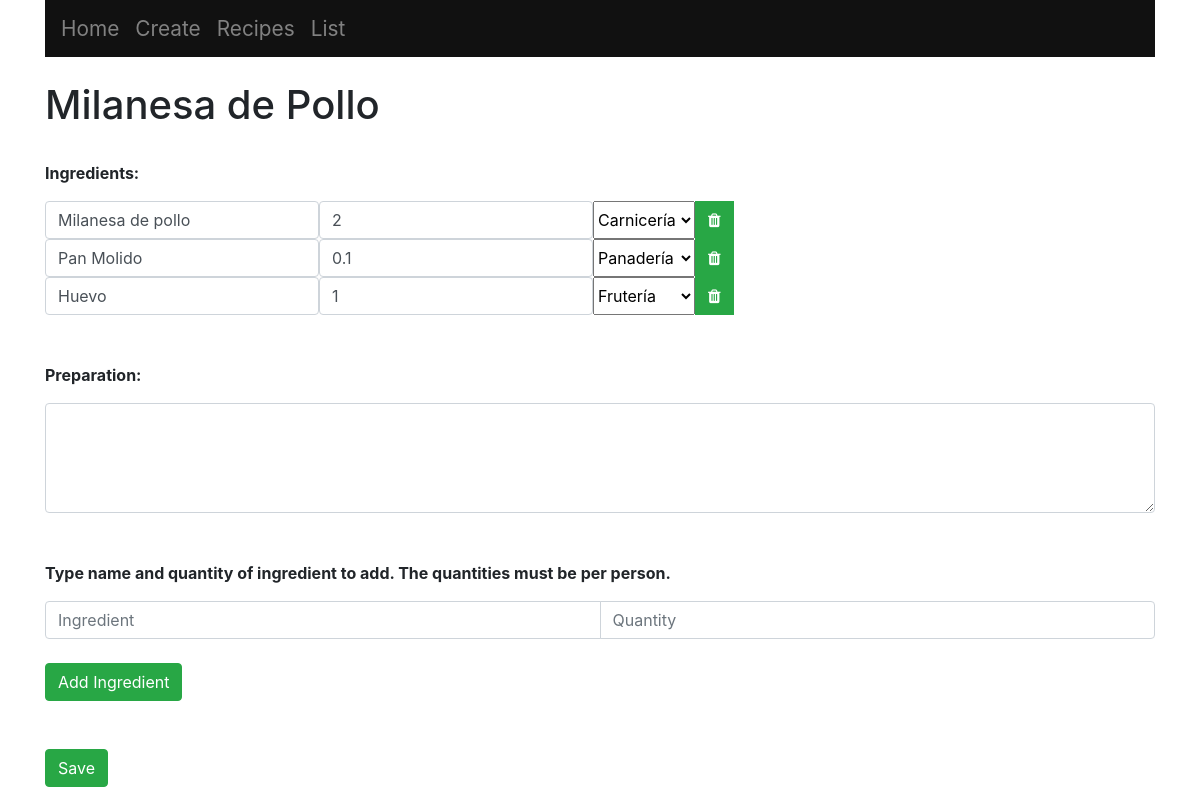
Before: /3 with the older database file.
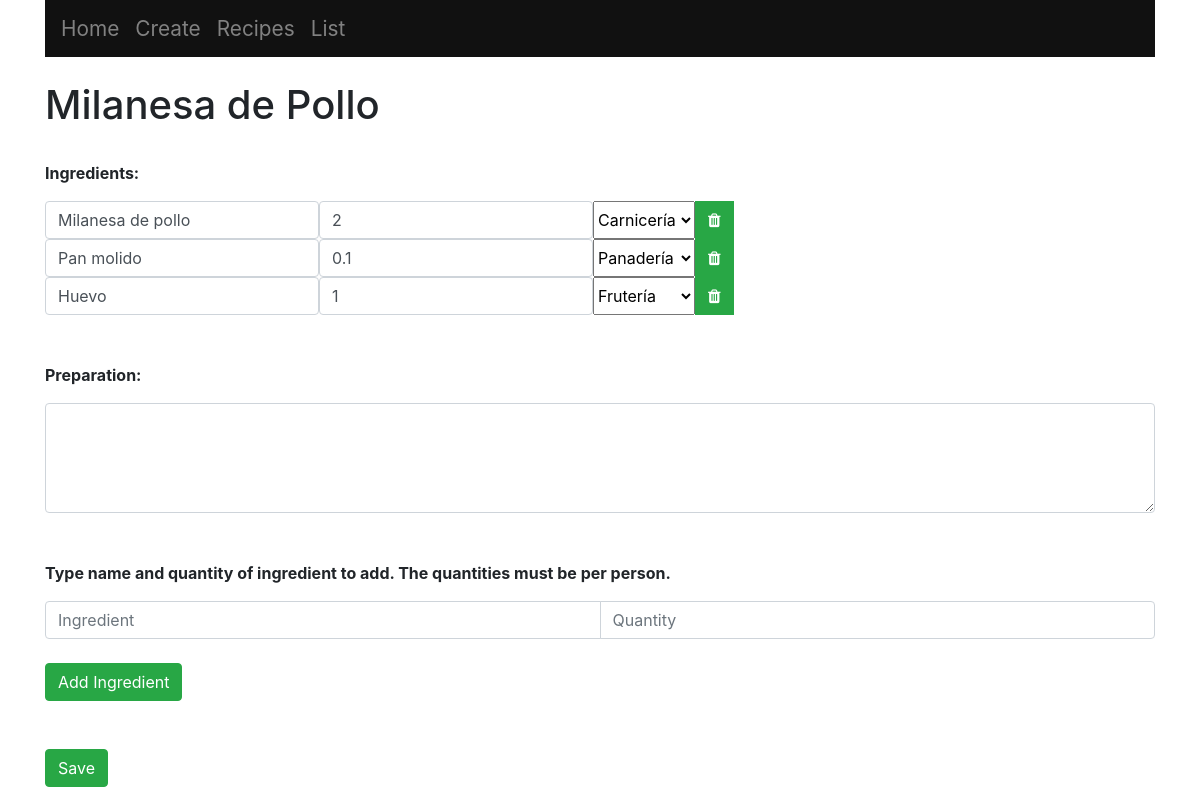
After: the same page with the newer database file.
### main/models.py (models this page shows, shortened)
class Ingredient(models.Model):
	recipe = models.ForeignKey(Recipe, on_delete = models.CASCADE)
	text = models.CharField(max_length = 300)
	quantity = models.FloatField()
	section = models.CharField(max_length = 300)

### main/views.py (the view, shortened to what this page needs)
# urls.py: path("<int:id>", views.index, name = "index"),
def index(response, id):
	ls = Recipe.objects.get(id = id)
	return render(response, "main/list.html", {"ls":ls})

### main/templates/main/list.html (shortened to what this page needs)
{% extends "main/base.html" %}
{% block content %}
	<h1>{{ls.name}}</h1>
	<br>
	<p><b>Ingredients:</b></p>
	<form method="post", action="#">
		{% for ingredient in ls.ingredient_set.all %}
		<div class="input-group">
			<div class="input-group-prepend">
				<input type="text", name="t{{ingredient.id}}",  value="{{ingredient.text}}", class="form-control">
				<input type="number" value={{ingredient.quantity|floatformat:"-1"}} name="q{{ingredient.id}}", class="form-control", min="0", step="0.1">
				<select name="s{{ingredient.id}}", value="{{ingredient.section}}">
					<option value="{{ingredient.section}}">{{ingredient.section}}</option>
				</select>
				<button type="submit", name="delete", value="{{ingredient.id}}", class="btn btn-success"><i class="fa fa-trash"></i></button>
			</div>
		</div>
		{% endfor %}
		<br>
		<br>
		<p><b>Preparation:</b></p>
		{% for preparation in ls.preparation_set.all %}
			<textarea rows="4" name="{{preparation.id}}", class="form-control">{{preparation.preparation}}</textarea>
		{% endfor %}
		<br>
		<br>
		<p><b>Type name and quantity of ingredient to add. The quantities must be per person.</b></p>
		<div class="input-group">
			<input type="text" name="new_ingredient", placeholder="Ingredient", class="form-control">
			<input type="number" name="new_quantity", placeholder="Quantity", class="form-control", min="0", step="0.1">
		</div>
		<br>
		<button type="submit", name="newIngredient", value="newIngredient", class="btn btn-success">Add Ingredient</button>
		<br>
		<br>
		<br>
		<button type="submit", name="save_ingredients", value="save_ingredients", class="btn btn-success">Save</button>
	</form>
{% endblock %}

Changed rows visible on the page:
changed Ingredient "Panadería": text "Pan Molido" → "Pan molido"
